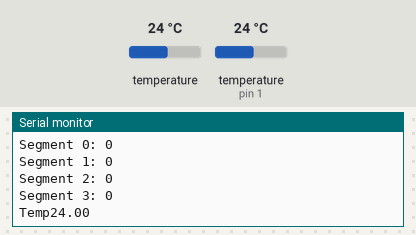
A sketch run on a simulated Arduino Uno, built with avr-gcc and run on an emulated ATmega328P. Shown: the last lines printed to the serial monitor. Inputs (shaded band) come from the test bench; at power-on: temperature 24 °C, temperature (sensor on pin 1) 24 °C.

Above: at 1.3 s.
1.4 s: temperature (sensor 0) set to 28 °C
At 2.37 s:
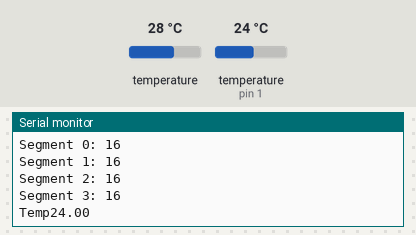
2.9 s: temperature (sensor on pin 1) set to 12 °C
At 3.38 s:
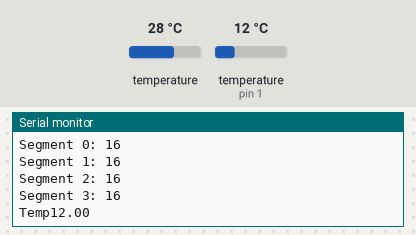
4.4 s: temperature (sensor on pin 1) set to 19 °C
At 4.9 s:
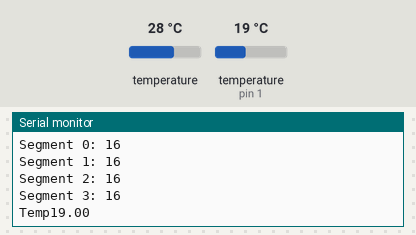
Timing chart, 0 to 7.4 s (numbered marks = the images above; inputs shaded):
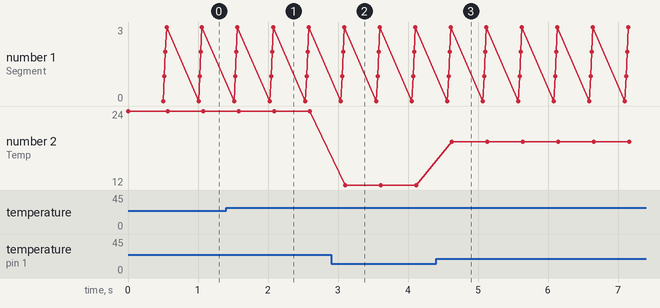

The sketch:

IRsensorDissertation.ino
```cpp
#include <SoftwareSerial.h>
#include <radar.h>
#include <Adafruit_AMG88xx.h>
#include <Wire.h>
#include "PinChangeInterrupt.h"

// IR sensor
  int MotionInterrupt = 9;
  int NUM_SEGMENTS = 4;
  int segments[4] = {0};
  Adafruit_AMG88xx amg;
  // Paramaters for IR sensor
  int Threshold_TEMP = 25;
  int Movement_Threshold = 3;
  // Variables
  float pixels[64];
  float previousPixels[64];
  float ambientTEMP =0;

// Radar
bool detectionRadar = true;


void setup() {

Serial.begin(9600);
amg.begin();
// Interrups


amg.setMovingAverageMode(false);


}

void loop() {

amg.readPixels(pixels);
ambientTEMP = amg.readThermistor();
Serial.print("Temp");
Serial.println(ambientTEMP);


delay(500);

    analyzeHeatmap(pixels);

    // Output segment data
    for (int i = 0; i < NUM_SEGMENTS; i++) {
      Serial.print("Segment ");
      Serial.print(i);
      Serial.print(": ");
      Serial.println(segments[i]);
    }


}

void analyzeHeatmap(float pixels[]) {
  // Reset segment heat intensities
  for (int i = 0; i < NUM_SEGMENTS; i++) {
    segments[i] = 0;
  }

  // Divide heatmap into 4 horizontal segments
  for (int col = 0; col < 8; col++) {       // Iterate through columns
    for (int row = 0; row < 8; row++) {     // Iterate through rows
      int segmentIndex = row / 2;           // Each segment spans 2 rows
      if (pixels[row * 8 + col] > ambientTEMP + 2) {
        segments[segmentIndex]++;
      }
    }
  }
}
```

Measured:
- after the input at 1.4 s, the serial monitor: prints a new line after 0.63 s (image 1)
- after the input at 2.9 s, the serial monitor: prints a new line after 0.20 s (image 2)
- after the input at 4.4 s, the serial monitor: prints a new line after 0.23 s (image 3)
- plotted number 2: 24 → 12 after the input at 2.9 s, 12 → 19 after the input at 4.4 s
